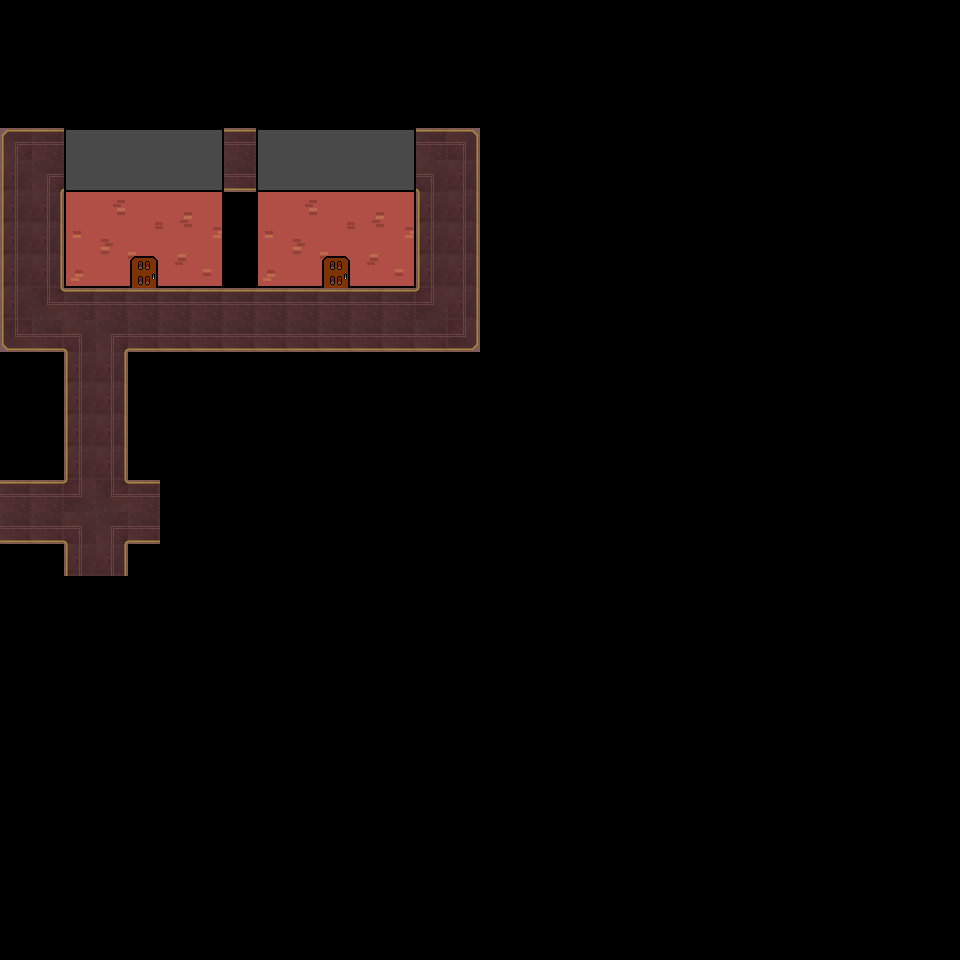

A 2D game scene composited from a Tiled map and its tileset images. What follows is a short description and the map's XML, with every tile layer's data as written:
An orthogonal 30x30 tile map with 32x32 px tiles, 2 tile layers (Roads, Buildings), 2 tilesets and 4 objects.

<map version="1.0" tiledversion="1.1.6" orientation="orthogonal" renderorder="right-down" width="30" height="30" tilewidth="32" tileheight="32" infinite="0" nextobjectid="13">
 <tileset firstgid="1" name="Roads" tilewidth="32" tileheight="32" tilecount="12" columns="4">
  <image source="Roads.png" width="128" height="96" />
 </tileset>
 <tileset firstgid="13" name="Buildings" tilewidth="160" tileheight="160" tilecount="1" columns="1">
  <tileoffset x="0" y="128" />
  <image source="Buildings.png" width="160" height="160" />
 </tileset>
 <objectgroup name="EnemySpawns">
  <object id="4" x="0" y="128" width="64" height="64" />
  <object id="11" x="416" y="128" width="64" height="64" />
  <object id="10" x="416" y="288" width="64" height="64" />
  <object id="12" x="0" y="288" width="64" height="64" />
 </objectgroup>
 <layer name="Roads" width="30" height="30">
  <data encoding="csv">
0,0,0,0,0,0,0,0,0,0,0,0,0,0,0,0,0,0,0,0,0,0,0,0,0,0,0,0,0,0,
0,0,0,0,0,0,0,0,0,0,0,0,0,0,0,0,0,0,0,0,0,0,0,0,0,0,0,0,0,0,
0,0,0,0,0,0,0,0,0,0,0,0,0,0,0,0,0,0,0,0,0,0,0,0,0,0,0,0,0,0,
0,0,0,0,0,0,0,0,0,0,0,0,0,0,0,0,0,0,0,0,0,0,0,0,0,0,0,0,0,0,
5,2,2,2,2,2,2,2,2,2,2,2,2,2,6,0,0,0,0,0,0,0,0,0,0,0,0,0,0,0,
3,10,1,1,1,1,1,1,1,1,1,1,1,9,4,0,0,0,0,0,0,0,0,0,0,0,0,0,0,0,
3,4,0,0,0,0,0,0,0,0,0,0,0,3,4,0,0,0,0,0,0,0,0,0,0,0,0,0,0,0,
3,4,0,0,0,0,0,0,0,0,0,0,0,3,4,0,0,0,0,0,0,0,0,0,0,0,0,0,0,0,
3,4,0,0,0,0,0,0,0,0,0,0,0,3,4,0,0,0,0,0,0,0,0,0,0,0,0,0,0,0,
3,11,2,2,2,2,2,2,2,2,2,2,2,12,4,0,0,0,0,0,0,0,0,0,0,0,0,0,0,0,
8,1,9,10,1,1,1,1,1,1,1,1,1,1,7,0,0,0,0,0,0,0,0,0,0,0,0,0,0,0,
0,0,3,4,0,0,0,0,0,0,0,0,0,0,0,0,0,0,0,0,0,0,0,0,0,0,0,0,0,0,
0,0,3,4,0,0,0,0,0,0,0,0,0,0,0,0,0,0,0,0,0,0,0,0,0,0,0,0,0,0,
0,0,3,4,0,0,0,0,0,0,0,0,0,0,0,0,0,0,0,0,0,0,0,0,0,0,0,0,0,0,
0,0,3,4,0,0,0,0,0,0,0,0,0,0,0,0,0,0,0,0,0,0,0,0,0,0,0,0,0,0,
2,2,12,11,2,0,0,0,0,0,0,0,0,0,0,0,0,0,0,0,0,0,0,0,0,0,0,0,0,0,
1,1,9,10,1,0,0,0,0,0,0,0,0,0,0,0,0,0,0,0,0,0,0,0,0,0,0,0,0,0,
0,0,3,4,0,0,0,0,0,0,0,0,0,0,0,0,0,0,0,0,0,0,0,0,0,0,0,0,0,0,
0,0,0,0,0,0,0,0,0,0,0,0,0,0,0,0,0,0,0,0,0,0,0,0,0,0,0,0,0,0,
0,0,0,0,0,0,0,0,0,0,0,0,0,0,0,0,0,0,0,0,0,0,0,0,0,0,0,0,0,0,
0,0,0,0,0,0,0,0,0,0,0,0,0,0,0,0,0,0,0,0,0,0,0,0,0,0,0,0,0,0,
0,0,0,0,0,0,0,0,0,0,0,0,0,0,0,0,0,0,0,0,0,0,0,0,0,0,0,0,0,0,
0,0,0,0,0,0,0,0,0,0,0,0,0,0,0,0,0,0,0,0,0,0,0,0,0,0,0,0,0,0,
0,0,0,0,0,0,0,0,0,0,0,0,0,0,0,0,0,0,0,0,0,0,0,0,0,0,0,0,0,0,
0,0,0,0,0,0,0,0,0,0,0,0,0,0,0,0,0,0,0,0,0,0,0,0,0,0,0,0,0,0,
0,0,0,0,0,0,0,0,0,0,0,0,0,0,0,0,0,0,0,0,0,0,0,0,0,0,0,0,0,0,
0,0,0,0,0,0,0,0,0,0,0,0,0,0,0,0,0,0,0,0,0,0,0,0,0,0,0,0,0,0,
0,0,0,0,0,0,0,0,0,0,0,0,0,0,0,0,0,0,0,0,0,0,0,0,0,0,0,0,0,0,
0,0,0,0,0,0,0,0,0,0,0,0,0,0,0,0,0,0,0,0,0,0,0,0,0,0,0,0,0,0,
0,0,0,0,0,0,0,0,0,0,0,0,0,0,0,0,0,0,0,0,0,0,0,0,0,0,0,0,0,0
</data>
 </layer>
 <layer name="Buildings" width="30" height="30">
  <data encoding="csv">
0,0,0,0,0,0,0,0,0,0,0,0,0,0,0,0,0,0,0,0,0,0,0,0,0,0,0,0,0,0,
0,0,0,0,0,0,0,0,0,0,0,0,0,0,0,0,0,0,0,0,0,0,0,0,0,0,0,0,0,0,
0,0,0,0,0,0,0,0,0,0,0,0,0,0,0,0,0,0,0,0,0,0,0,0,0,0,0,0,0,0,
0,0,0,0,0,0,0,0,0,0,0,0,0,0,0,0,0,0,0,0,0,0,0,0,0,0,0,0,0,0,
0,0,13,0,0,0,0,0,13,0,0,0,0,0,0,0,0,0,0,0,0,0,0,0,0,0,0,0,0,0,
0,0,0,0,0,0,0,0,0,0,0,0,0,0,0,0,0,0,0,0,0,0,0,0,0,0,0,0,0,0,
0,0,0,0,0,0,0,0,0,0,0,0,0,0,0,0,0,0,0,0,0,0,0,0,0,0,0,0,0,0,
0,0,0,0,0,0,0,0,0,0,0,0,0,0,0,0,0,0,0,0,0,0,0,0,0,0,0,0,0,0,
0,0,0,0,0,0,0,0,0,0,0,0,0,0,0,0,0,0,0,0,0,0,0,0,0,0,0,0,0,0,
0,0,0,0,0,0,0,0,0,0,0,0,0,0,0,0,0,0,0,0,0,0,0,0,0,0,0,0,0,0,
0,0,0,0,0,0,0,0,0,0,0,0,0,0,0,0,0,0,0,0,0,0,0,0,0,0,0,0,0,0,
0,0,0,0,0,0,0,0,0,0,0,0,0,0,0,0,0,0,0,0,0,0,0,0,0,0,0,0,0,0,
0,0,0,0,0,0,0,0,0,0,0,0,0,0,0,0,0,0,0,0,0,0,0,0,0,0,0,0,0,0,
0,0,0,0,0,0,0,0,0,0,0,0,0,0,0,0,0,0,0,0,0,0,0,0,0,0,0,0,0,0,
0,0,0,0,0,0,0,0,0,0,0,0,0,0,0,0,0,0,0,0,0,0,0,0,0,0,0,0,0,0,
0,0,0,0,0,0,0,0,0,0,0,0,0,0,0,0,0,0,0,0,0,0,0,0,0,0,0,0,0,0,
0,0,0,0,0,0,0,0,0,0,0,0,0,0,0,0,0,0,0,0,0,0,0,0,0,0,0,0,0,0,
0,0,0,0,0,0,0,0,0,0,0,0,0,0,0,0,0,0,0,0,0,0,0,0,0,0,0,0,0,0,
0,0,0,0,0,0,0,0,0,0,0,0,0,0,0,0,0,0,0,0,0,0,0,0,0,0,0,0,0,0,
0,0,0,0,0,0,0,0,0,0,0,0,0,0,0,0,0,0,0,0,0,0,0,0,0,0,0,0,0,0,
0,0,0,0,0,0,0,0,0,0,0,0,0,0,0,0,0,0,0,0,0,0,0,0,0,0,0,0,0,0,
0,0,0,0,0,0,0,0,0,0,0,0,0,0,0,0,0,0,0,0,0,0,0,0,0,0,0,0,0,0,
0,0,0,0,0,0,0,0,0,0,0,0,0,0,0,0,0,0,0,0,0,0,0,0,0,0,0,0,0,0,
0,0,0,0,0,0,0,0,0,0,0,0,0,0,0,0,0,0,0,0,0,0,0,0,0,0,0,0,0,0,
0,0,0,0,0,0,0,0,0,0,0,0,0,0,0,0,0,0,0,0,0,0,0,0,0,0,0,0,0,0,
0,0,0,0,0,0,0,0,0,0,0,0,0,0,0,0,0,0,0,0,0,0,0,0,0,0,0,0,0,0,
0,0,0,0,0,0,0,0,0,0,0,0,0,0,0,0,0,0,0,0,0,0,0,0,0,0,0,0,0,0,
0,0,0,0,0,0,0,0,0,0,0,0,0,0,0,0,0,0,0,0,0,0,0,0,0,0,0,0,0,0,
0,0,0,0,0,0,0,0,0,0,0,0,0,0,0,0,0,0,0,0,0,0,0,0,0,0,0,0,0,0,
0,0,0,0,0,0,0,0,0,0,0,0,0,0,0,0,0,0,0,0,0,0,0,0,0,0,0,0,0,0
</data>
 </layer>
</map>
